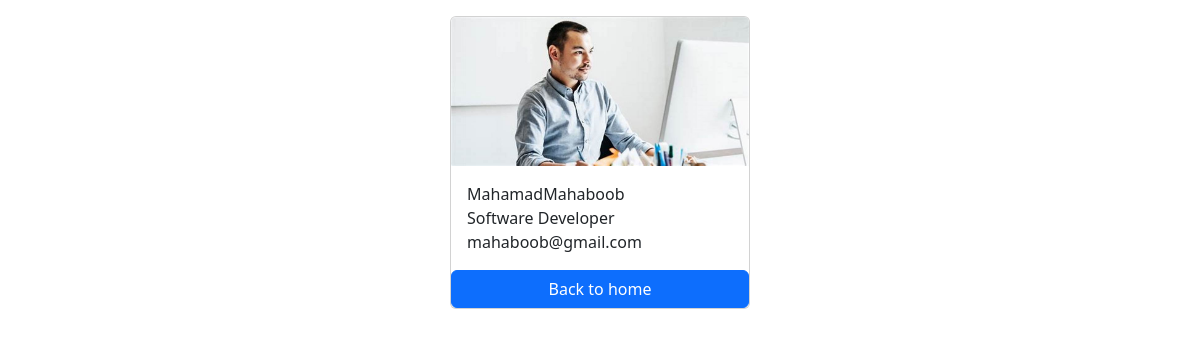
The app's page /employees/7/ with its own data.
### salary/models.py (models this page shows)
class Employee(models.Model):
    first_name = models.CharField(max_length=100)
    last_name = models.CharField(max_length=100)
    photo = models.ImageField(upload_to='images')
    designation = models.CharField(max_length=100)
    email_address = models.CharField(max_length=100, unique=True)
    phone_number = models.CharField(max_length=100, blank=True)

### salary/views.py (the view)
# urls.py: path('<int:pk>/',views.employee_detail,name='employee_detail'),
def employee_detail(request,pk):
    employee=get_object_or_404(Employee,pk=pk)
    context={
        'employee':employee
    }
    return render(request,'employee_detail.html',context)

### templates/employee_detail.html (shortened to what this page needs)
<!DOCTYPE html>
<html lang="en">
<head>
    <link href="https://cdn.jsdelivr.net/npm/bootstrap@5.3.2/dist/css/bootstrap.min.css" rel="stylesheet">
</head>
<body>
    <div class="container mt-3">
        <div class='card mx-auto' style="width:300px">
            <img src="{{employee.photo.url}}"class='card-img-top' alt="">
            <div class='card-body'>
                <p class='card-text m-0'>{{employee.first_name}}{{employee.last_name}}</p>
                <p class='card-text m-0'>{{employee.designation}}</p>
                <p class='card-text m-0'>{{employee.email_address}}</p>
            </div>
            <a href="{% url 'home' %}"class='btn btn-primary'>Back to home</a>
        </div>
    </div>
</body>
</html>

### records on screen
Employee: photo (picture), first_name "Mahamad", last_name "Mahaboob", designation "Software Developer", email_address "mahaboob@gmail.com"
